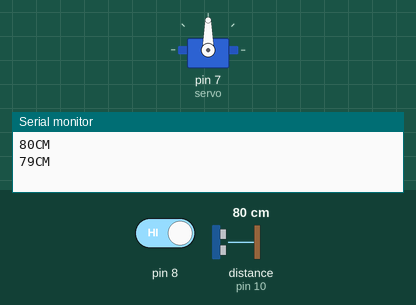
This sketch was run on a simulated Arduino Uno, built with avr-gcc and run on an emulated ATmega328P. On the bench: servo, the last lines printed to the serial monitor. Wiring (inferred from the names in the program): ultrasonic range finder: trigger pin 11; echo pin 10. The inputs (shaded band) are chosen by the test bench; at power-on: pin 8 HIGH, distance to the obstacle (sensor on pin 10) 80 cm. The echo pulse lasts 58.3 µs per cm.

Above: at 1.8 s.
1.9 s: pin 8 driven LOW
At 2.5 s:
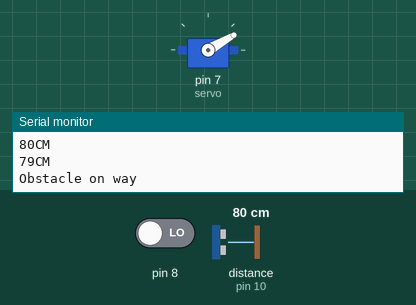
6.1 s: pin 8 driven HIGH
At 8.0 s:
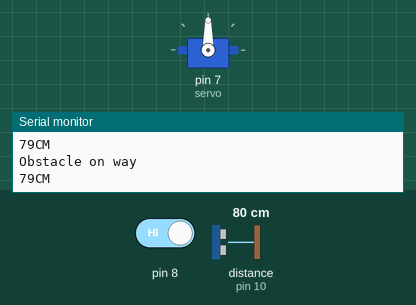
8.5 s: distance to the obstacle (sensor on pin 10) set to 94 cm
11.2 s: distance to the obstacle (sensor on pin 10) set to 101 cm
At 13.8 s:
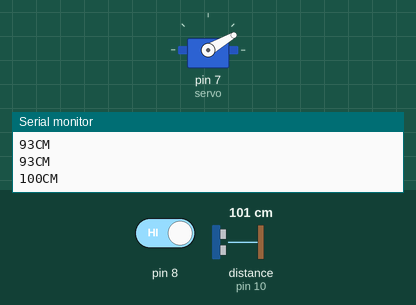
15.4 s: distance to the obstacle (sensor on pin 10) set to 2 cm
At 16.6 s:
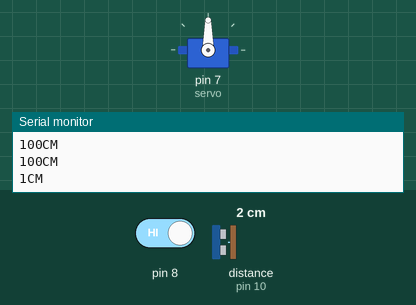
Timing chart, 0 to 18.4 s (numbered marks = the images above; inputs shaded):
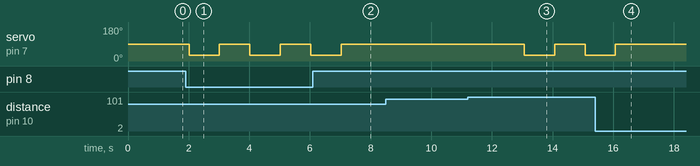

Measured:
- the behaviour switches between 96 and 97 cm on distance to the obstacle (sensor on pin 10) (found by bisection; images 2 and 3)
- after the input at 1.9 s, servo on pin 7 (servo): alternates 90° for 1.0 s and 30° for 1.0 s, starting after 0.11 s
- after the input at 6.1 s, servo on pin 7 (servo): goes on until 7.0 s, then stays 90°
- after the input at 11.2 s, servo on pin 7 (servo): 90° → 30° after 1.9 s, → 90° 1.0 s later, → 30° 1.0 s later
- after the input at 15.4 s, servo on pin 7 (servo): goes on until 16.1 s, then stays 90°

The sketch:

obs_2.ino
```cpp
#include<Servo.h>

int sev = 7;
int trig = 11;
int echo =10;
int IR =8;

Servo servo;
void setup() {
  // put your setup code here, to run once:
Serial.begin(9600);
pinMode(8,INPUT);
servo.attach(7);

pinMode(trig, OUTPUT);
pinMode(echo, INPUT);
}

void loop() {
  // put your main code here, to run repeatedly:

 servo.write(90);
 long duration, distance;
 digitalWrite(trig, HIGH);
 delayMicroseconds(700);
 digitalWrite(trig, LOW);
 duration=pulseIn(echo,HIGH);
 distance =(duration/2)/29.1;
 Serial.print(distance);
 Serial.println("CM");
 delay(1000);

int detect = digitalRead(8);

if (detect == LOW){
  Serial.println("Obstacle on way");
  servo.write(30);
  delay(1000);

  servo.write(90);

}
if( distance >95){
  servo.write(30);
  delay(1000);

  servo.write(90);
}
}
```
